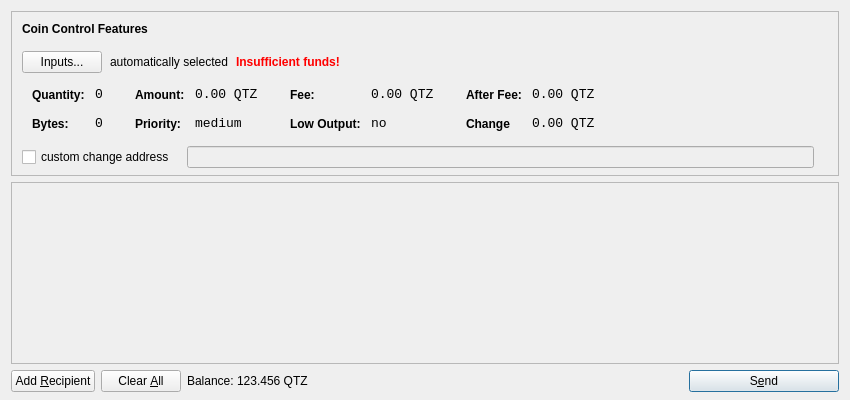
<?xml version="1.0" encoding="UTF-8"?>
<ui version="4.0">
 <class>SendCoinsDialog</class>
 <widget class="QDialog" name="SendCoinsDialog">
  <property name="geometry">
   <rect>
    <x>0</x>
    <y>0</y>
    <width>850</width>
    <height>400</height>
   </rect>
  </property>
  <property name="windowTitle">
   <string>Send Coins</string>
  </property>
  <layout class="QVBoxLayout" name="verticalLayout" stretch="0,1,0">
   <property name="bottomMargin">
    <number>8</number>
   </property>
   <item>
    <widget class="QFrame" name="frameCoinControl">
     <property name="sizePolicy">
      <sizepolicy hsizetype="Expanding" vsizetype="Expanding">
       <horstretch>0</horstretch>
       <verstretch>0</verstretch>
      </sizepolicy>
     </property>
     <property name="maximumSize">
      <size>
       <width>16777215</width>
       <height>16777215</height>
      </size>
     </property>
     <property name="frameShape">
      <enum>QFrame::StyledPanel</enum>
     </property>
     <property name="frameShadow">
      <enum>QFrame::Sunken</enum>
     </property>
     <layout class="QVBoxLayout" name="verticalLayoutCoinControl2">
      <property name="spacing">
       <number>6</number>
      </property>
      <property name="leftMargin">
       <number>0</number>
      </property>
      <property name="topMargin">
       <number>0</number>
      </property>
      <property name="rightMargin">
       <number>0</number>
      </property>
      <property name="bottomMargin">
       <number>6</number>
      </property>
      <item>
       <layout class="QVBoxLayout" name="verticalLayoutCoinControl" stretch="0,0,0,0,1">
        <property name="spacing">
         <number>0</number>
        </property>
        <property name="leftMargin">
         <number>10</number>
        </property>
        <property name="topMargin">
         <number>10</number>
        </property>
        <item>
         <layout class="QHBoxLayout" name="horizontalLayoutCoinControl1">
          <property name="bottomMargin">
           <number>15</number>
          </property>
          <item>
           <widget class="QLabel" name="labelCoinControlFeatures">
            <property name="sizePolicy">
             <sizepolicy hsizetype="Preferred" vsizetype="Maximum">
              <horstretch>0</horstretch>
              <verstretch>0</verstretch>
             </sizepolicy>
            </property>
            <property name="font">
             <font>
              <weight>75</weight>
              <bold>true</bold>
             </font>
            </property>
            <property name="styleSheet">
             <string notr="true">font-weight:bold;</string>
            </property>
            <property name="text">
             <string>Coin Control Features</string>
            </property>
           </widget>
          </item>
         </layout>
        </item>
        <item>
         <layout class="QHBoxLayout" name="horizontalLayoutCoinControl2" stretch="0,0,0,0">
          <property name="spacing">
           <number>8</number>
          </property>
          <property name="bottomMargin">
           <number>10</number>
          </property>
          <item>
           <widget class="QPushButton" name="pushButtonCoinControl">
            <property name="styleSheet">
             <string notr="true"/>
            </property>
            <property name="text">
             <string>Inputs...</string>
            </property>
           </widget>
          </item>
          <item>
           <widget class="QLabel" name="labelCoinControlAutomaticallySelected">
            <property name="text">
             <string>automatically selected</string>
            </property>
            <property name="margin">
             <number>5</number>
            </property>
           </widget>
          </item>
          <item>
           <widget class="QLabel" name="labelCoinControlInsuffFunds">
            <property name="font">
             <font>
              <weight>75</weight>
              <bold>true</bold>
             </font>
            </property>
            <property name="styleSheet">
             <string notr="true">color:red;font-weight:bold;</string>
            </property>
            <property name="text">
             <string>Insufficient funds!</string>
            </property>
            <property name="margin">
             <number>5</number>
            </property>
           </widget>
          </item>
          <item>
           <spacer name="horizontalSpacerCoinControl">
            <property name="orientation">
             <enum>Qt::Horizontal</enum>
            </property>
            <property name="sizeHint" stdset="0">
             <size>
              <width>40</width>
              <height>1</height>
             </size>
            </property>
           </spacer>
          </item>
         </layout>
        </item>
        <item>
         <widget class="QWidget" name="widgetCoinControl" native="true">
          <property name="sizePolicy">
           <sizepolicy hsizetype="Preferred" vsizetype="Preferred">
            <horstretch>0</horstretch>
            <verstretch>0</verstretch>
           </sizepolicy>
          </property>
          <property name="minimumSize">
           <size>
            <width>0</width>
            <height>0</height>
           </size>
          </property>
          <property name="styleSheet">
           <string notr="true"/>
          </property>
          <layout class="QHBoxLayout" name="horizontalLayoutCoinControl5">
           <property name="margin">
            <number>0</number>
           </property>
           <item>
            <layout class="QHBoxLayout" name="horizontalLayoutCoinControl3" stretch="0,0,0,1">
             <property name="spacing">
              <number>20</number>
             </property>
             <property name="topMargin">
              <number>0</number>
             </property>
             <property name="bottomMargin">
              <number>10</number>
             </property>
             <item>
              <layout class="QFormLayout" name="formLayoutCoinControl1">
               <property name="horizontalSpacing">
                <number>10</number>
               </property>
               <property name="verticalSpacing">
                <number>14</number>
               </property>
               <property name="leftMargin">
                <number>10</number>
               </property>
               <property name="topMargin">
                <number>4</number>
               </property>
               <property name="rightMargin">
                <number>6</number>
               </property>
               <item row="0" column="0">
                <widget class="QLabel" name="labelCoinControlQuantityText">
                 <property name="styleSheet">
                  <string notr="true">font-weight:bold;</string>
                 </property>
                 <property name="text">
                  <string>Quantity:</string>
                 </property>
                 <property name="margin">
                  <number>0</number>
                 </property>
                </widget>
               </item>
               <item row="0" column="1">
                <widget class="QLabel" name="labelCoinControlQuantity">
                 <property name="font">
                  <font>
                   <family>Monospace</family>
                   <pointsize>10</pointsize>
                  </font>
                 </property>
                 <property name="cursor">
                  <cursorShape>IBeamCursor</cursorShape>
                 </property>
                 <property name="contextMenuPolicy">
                  <enum>Qt::ActionsContextMenu</enum>
                 </property>
                 <property name="text">
                  <string>0</string>
                 </property>
                 <property name="margin">
                  <number>0</number>
                 </property>
                 <property name="textInteractionFlags">
                  <set>Qt::LinksAccessibleByMouse|Qt::TextSelectableByKeyboard|Qt::TextSelectableByMouse</set>
                 </property>
                </widget>
               </item>
               <item row="1" column="0">
                <widget class="QLabel" name="labelCoinControlBytesText">
                 <property name="styleSheet">
                  <string notr="true">font-weight:bold;</string>
                 </property>
                 <property name="text">
                  <string>Bytes:</string>
                 </property>
                </widget>
               </item>
               <item row="1" column="1">
                <widget class="QLabel" name="labelCoinControlBytes">
                 <property name="font">
                  <font>
                   <family>Monospace</family>
                   <pointsize>10</pointsize>
                  </font>
                 </property>
                 <property name="cursor">
                  <cursorShape>IBeamCursor</cursorShape>
                 </property>
                 <property name="contextMenuPolicy">
                  <enum>Qt::ActionsContextMenu</enum>
                 </property>
                 <property name="text">
                  <string>0</string>
                 </property>
                 <property name="textInteractionFlags">
                  <set>Qt::LinksAccessibleByMouse|Qt::TextSelectableByKeyboard|Qt::TextSelectableByMouse</set>
                 </property>
                </widget>
               </item>
              </layout>
             </item>
             <item>
              <layout class="QFormLayout" name="formLayoutCoinControl2">
               <property name="horizontalSpacing">
                <number>10</number>
               </property>
               <property name="verticalSpacing">
                <number>14</number>
               </property>
               <property name="leftMargin">
                <number>6</number>
               </property>
               <property name="topMargin">
                <number>4</number>
               </property>
               <property name="rightMargin">
                <number>6</number>
               </property>
               <item row="0" column="0">
                <widget class="QLabel" name="labelCoinControlAmountText">
                 <property name="styleSheet">
                  <string notr="true">font-weight:bold;</string>
                 </property>
                 <property name="text">
                  <string>Amount:</string>
                 </property>
                 <property name="margin">
                  <number>0</number>
                 </property>
                </widget>
               </item>
               <item row="0" column="1">
                <widget class="QLabel" name="labelCoinControlAmount">
                 <property name="font">
                  <font>
                   <family>Monospace</family>
                   <pointsize>10</pointsize>
                  </font>
                 </property>
                 <property name="cursor">
                  <cursorShape>IBeamCursor</cursorShape>
                 </property>
                 <property name="contextMenuPolicy">
                  <enum>Qt::ActionsContextMenu</enum>
                 </property>
                 <property name="text">
                  <string>0.00 QTZ</string>
                 </property>
                 <property name="textInteractionFlags">
                  <set>Qt::LinksAccessibleByMouse|Qt::TextSelectableByKeyboard|Qt::TextSelectableByMouse</set>
                 </property>
                </widget>
               </item>
               <item row="1" column="0">
                <widget class="QLabel" name="labelCoinControlPriorityText">
                 <property name="styleSheet">
                  <string notr="true">font-weight:bold;</string>
                 </property>
                 <property name="text">
                  <string>Priority:</string>
                 </property>
                </widget>
               </item>
               <item row="1" column="1">
                <widget class="QLabel" name="labelCoinControlPriority">
                 <property name="font">
                  <font>
                   <family>Monospace</family>
                   <pointsize>10</pointsize>
                  </font>
                 </property>
                 <property name="cursor">
                  <cursorShape>IBeamCursor</cursorShape>
                 </property>
                 <property name="contextMenuPolicy">
                  <enum>Qt::ActionsContextMenu</enum>
                 </property>
                 <property name="text">
                  <string>medium</string>
                 </property>
                 <property name="textInteractionFlags">
                  <set>Qt::LinksAccessibleByMouse|Qt::TextSelectableByKeyboard|Qt::TextSelectableByMouse</set>
                 </property>
                </widget>
               </item>
              </layout>
             </item>
             <item>
              <layout class="QFormLayout" name="formLayoutCoinControl3">
               <property name="horizontalSpacing">
                <number>10</number>
               </property>
               <property name="verticalSpacing">
                <number>14</number>
               </property>
               <property name="leftMargin">
                <number>6</number>
               </property>
               <property name="topMargin">
                <number>4</number>
               </property>
               <property name="rightMargin">
                <number>6</number>
               </property>
               <item row="0" column="0">
                <widget class="QLabel" name="labelCoinControlFeeText">
                 <property name="styleSheet">
                  <string notr="true">font-weight:bold;</string>
                 </property>
                 <property name="text">
                  <string>Fee:</string>
                 </property>
                 <property name="margin">
                  <number>0</number>
                 </property>
                </widget>
               </item>
               <item row="0" column="1">
                <widget class="QLabel" name="labelCoinControlFee">
                 <property name="font">
                  <font>
                   <family>Monospace</family>
                   <pointsize>10</pointsize>
                  </font>
                 </property>
                 <property name="cursor">
                  <cursorShape>IBeamCursor</cursorShape>
                 </property>
                 <property name="contextMenuPolicy">
                  <enum>Qt::ActionsContextMenu</enum>
                 </property>
                 <property name="text">
                  <string>0.00 QTZ</string>
                 </property>
                 <property name="textInteractionFlags">
                  <set>Qt::LinksAccessibleByMouse|Qt::TextSelectableByKeyboard|Qt::TextSelectableByMouse</set>
                 </property>
                </widget>
               </item>
               <item row="1" column="0">
                <widget class="QLabel" name="labelCoinControlLowOutputText">
                 <property name="styleSheet">
                  <string notr="true">font-weight:bold;</string>
                 </property>
                 <property name="text">
                  <string>Low Output:</string>
                 </property>
                </widget>
               </item>
               <item row="1" column="1">
                <widget class="QLabel" name="labelCoinControlLowOutput">
                 <property name="font">
                  <font>
                   <family>Monospace</family>
                   <pointsize>10</pointsize>
                  </font>
                 </property>
                 <property name="cursor">
                  <cursorShape>IBeamCursor</cursorShape>
                 </property>
                 <property name="contextMenuPolicy">
                  <enum>Qt::ActionsContextMenu</enum>
                 </property>
                 <property name="text">
                  <string>no</string>
                 </property>
                 <property name="textInteractionFlags">
                  <set>Qt::LinksAccessibleByMouse|Qt::TextSelectableByKeyboard|Qt::TextSelectableByMouse</set>
                 </property>
                </widget>
               </item>
              </layout>
             </item>
             <item>
              <layout class="QFormLayout" name="formLayoutCoinControl4">
               <property name="horizontalSpacing">
                <number>10</number>
               </property>
               <property name="verticalSpacing">
                <number>14</number>
               </property>
               <property name="leftMargin">
                <number>6</number>
               </property>
               <property name="topMargin">
                <number>4</number>
               </property>
               <property name="rightMargin">
                <number>6</number>
               </property>
               <item row="0" column="0">
                <widget class="QLabel" name="labelCoinControlAfterFeeText">
                 <property name="styleSheet">
                  <string notr="true">font-weight:bold;</string>
                 </property>
                 <property name="text">
                  <string>After Fee:</string>
                 </property>
                 <property name="margin">
                  <number>0</number>
                 </property>
                </widget>
               </item>
               <item row="0" column="1">
                <widget class="QLabel" name="labelCoinControlAfterFee">
                 <property name="font">
                  <font>
                   <family>Monospace</family>
                   <pointsize>10</pointsize>
                  </font>
                 </property>
                 <property name="cursor">
                  <cursorShape>IBeamCursor</cursorShape>
                 </property>
                 <property name="contextMenuPolicy">
                  <enum>Qt::ActionsContextMenu</enum>
                 </property>
                 <property name="text">
                  <string>0.00 QTZ</string>
                 </property>
                 <property name="textInteractionFlags">
                  <set>Qt::LinksAccessibleByMouse|Qt::TextSelectableByKeyboard|Qt::TextSelectableByMouse</set>
                 </property>
                </widget>
               </item>
               <item row="1" column="0">
                <widget class="QLabel" name="labelCoinControlChangeText">
                 <property name="styleSheet">
                  <string notr="true">font-weight:bold;</string>
                 </property>
                 <property name="text">
                  <string>Change</string>
                 </property>
                </widget>
               </item>
               <item row="1" column="1">
                <widget class="QLabel" name="labelCoinControlChange">
                 <property name="font">
                  <font>
                   <family>Monospace</family>
                   <pointsize>10</pointsize>
                  </font>
                 </property>
                 <property name="cursor">
                  <cursorShape>IBeamCursor</cursorShape>
                 </property>
                 <property name="contextMenuPolicy">
                  <enum>Qt::ActionsContextMenu</enum>
                 </property>
                 <property name="text">
                  <string>0.00 QTZ</string>
                 </property>
                 <property name="textInteractionFlags">
                  <set>Qt::LinksAccessibleByMouse|Qt::TextSelectableByKeyboard|Qt::TextSelectableByMouse</set>
                 </property>
                </widget>
               </item>
              </layout>
             </item>
            </layout>
           </item>
          </layout>
         </widget>
        </item>
        <item>
         <layout class="QHBoxLayout" name="horizontalLayoutCoinControl4" stretch="0,0,0">
          <property name="spacing">
           <number>12</number>
          </property>
          <property name="sizeConstraint">
           <enum>QLayout::SetDefaultConstraint</enum>
          </property>
          <property name="topMargin">
           <number>5</number>
          </property>
          <property name="rightMargin">
           <number>5</number>
          </property>
          <item>
           <widget class="QCheckBox" name="checkBoxCoinControlChange">
            <property name="text">
             <string>custom change address</string>
            </property>
           </widget>
          </item>
          <item>
           <widget class="QLineEdit" name="lineEditCoinControlChange">
            <property name="enabled">
             <bool>false</bool>
            </property>
            <property name="sizePolicy">
             <sizepolicy hsizetype="Expanding" vsizetype="Fixed">
              <horstretch>0</horstretch>
              <verstretch>0</verstretch>
             </sizepolicy>
            </property>
           </widget>
          </item>
          <item>
           <widget class="QLabel" name="labelCoinControlChangeLabel">
            <property name="sizePolicy">
             <sizepolicy hsizetype="Preferred" vsizetype="Expanding">
              <horstretch>0</horstretch>
              <verstretch>0</verstretch>
             </sizepolicy>
            </property>
            <property name="minimumSize">
             <size>
              <width>0</width>
              <height>0</height>
             </size>
            </property>
            <property name="text">
             <string/>
            </property>
            <property name="margin">
             <number>3</number>
            </property>
           </widget>
          </item>
         </layout>
        </item>
        <item>
         <spacer name="verticalSpacerCoinControl">
          <property name="orientation">
           <enum>Qt::Vertical</enum>
          </property>
          <property name="sizeHint" stdset="0">
           <size>
            <width>800</width>
            <height>1</height>
           </size>
          </property>
         </spacer>
        </item>
       </layout>
      </item>
     </layout>
    </widget>
   </item>
   <item>
    <widget class="QScrollArea" name="scrollArea">
     <property name="widgetResizable">
      <bool>true</bool>
     </property>
     <widget class="QWidget" name="scrollAreaWidgetContents">
      <property name="geometry">
       <rect>
        <x>0</x>
        <y>0</y>
        <width>830</width>
        <height>162</height>
       </rect>
      </property>
      <layout class="QVBoxLayout" name="verticalLayout_2">
       <property name="margin">
        <number>0</number>
       </property>
       <item>
        <layout class="QVBoxLayout" name="entries">
         <property name="spacing">
          <number>6</number>
         </property>
        </layout>
       </item>
       <item>
        <spacer name="verticalSpacer">
         <property name="orientation">
          <enum>Qt::Vertical</enum>
         </property>
         <property name="sizeHint" stdset="0">
          <size>
           <width>20</width>
           <height>40</height>
          </size>
         </property>
        </spacer>
       </item>
      </layout>
     </widget>
    </widget>
   </item>
   <item>
    <layout class="QHBoxLayout" name="horizontalLayout">
     <item>
      <widget class="QPushButton" name="addButton">
       <property name="toolTip">
        <string>Send to multiple recipients at once</string>
       </property>
       <property name="text">
        <string>Add &amp;Recipient</string>
       </property>
       <property name="icon">
        <iconset resource="../bitcoin.qrc">
         <normaloff>:/icons/add</normaloff>:/icons/add</iconset>
       </property>
       <property name="autoDefault">
        <bool>false</bool>
       </property>
      </widget>
     </item>
     <item>
      <widget class="QPushButton" name="clearButton">
       <property name="sizePolicy">
        <sizepolicy hsizetype="Minimum" vsizetype="Fixed">
         <horstretch>0</horstretch>
         <verstretch>0</verstretch>
        </sizepolicy>
       </property>
       <property name="toolTip">
        <string>Remove all transaction fields</string>
       </property>
       <property name="text">
        <string>Clear &amp;All</string>
       </property>
       <property name="icon">
        <iconset resource="../bitcoin.qrc">
         <normaloff>:/icons/remove</normaloff>:/icons/remove</iconset>
       </property>
       <property name="autoRepeatDelay">
        <number>300</number>
       </property>
       <property name="autoDefault">
        <bool>false</bool>
       </property>
      </widget>
     </item>
     <item>
      <layout class="QHBoxLayout" name="horizontalLayout_2">
       <property name="spacing">
        <number>3</number>
       </property>
       <item>
        <widget class="QLabel" name="label">
         <property name="sizePolicy">
          <sizepolicy hsizetype="Preferred" vsizetype="Fixed">
           <horstretch>0</horstretch>
           <verstretch>0</verstretch>
          </sizepolicy>
         </property>
         <property name="text">
          <string>Balance:</string>
         </property>
        </widget>
       </item>
       <item>
        <widget class="QLabel" name="labelBalance">
         <property name="sizePolicy">
          <sizepolicy hsizetype="Preferred" vsizetype="Fixed">
           <horstretch>0</horstretch>
           <verstretch>0</verstretch>
          </sizepolicy>
         </property>
         <property name="cursor">
          <cursorShape>IBeamCursor</cursorShape>
         </property>
         <property name="text">
          <string>123.456 QTZ</string>
         </property>
         <property name="textInteractionFlags">
          <set>Qt::LinksAccessibleByMouse|Qt::TextSelectableByKeyboard|Qt::TextSelectableByMouse</set>
         </property>
        </widget>
       </item>
      </layout>
     </item>
     <item>
      <spacer name="horizontalSpacer">
       <property name="orientation">
        <enum>Qt::Horizontal</enum>
       </property>
       <property name="sizeHint" stdset="0">
        <size>
         <width>40</width>
         <height>20</height>
        </size>
       </property>
      </spacer>
     </item>
     <item>
      <widget class="QPushButton" name="sendButton">
       <property name="minimumSize">
        <size>
         <width>150</width>
         <height>0</height>
        </size>
       </property>
       <property name="toolTip">
        <string>Confirm the send action</string>
       </property>
       <property name="text">
        <string>S&amp;end</string>
       </property>
       <property name="icon">
        <iconset resource="../bitcoin.qrc">
         <normaloff>:/icons/send</normaloff>:/icons/send</iconset>
       </property>
       <property name="default">
        <bool>true</bool>
       </property>
      </widget>
     </item>
    </layout>
   </item>
  </layout>
 </widget>
 <resources>
  <include location="../bitcoin.qrc"/>
 </resources>
 <connections/>
</ui>
